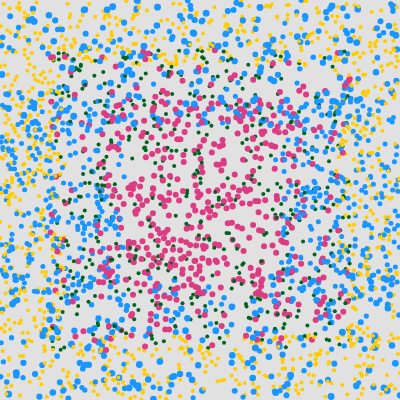
Frame 1 (no input)
Frame 2 (the mouse pressed at the canvas centre, redrawn once): identical to frame 1, image omitted

The p5.js sketch that drew this single still picture (run headless with seeded random() and noise() and a simulated clock; the mouse was pressed at the canvas centre and the sketch redrawn once):

// p5.js sketch
// ── sketch.js
let numDots = 3000; //total number of dots
let dots = []; //hold dot positions
let colors = []; //hold colors

function setup() {
  //This is an attempt to emulate Number 2 Serie 1.1-6, a work by Frieder Nake
  //https://spalterdigital.com/artworks/number-2-serie-1-1-6/
  //I watched all of the p5.js tutorial videos on youtube plus the map() video, as well as
  //https://www.youtube.com/watch?v=cxppa6dNzxE this video on the switch function, which was 
  //long, but also extremely helpful.

  //Here is my extra credit submission for the assignemnt 2.3.Emulation.
  //I changed the sizes of the dots and made each color stay in the correct area of the canvas.
  //I also did a better job of matching the colors.
  
  
  // create the canvas
  createCanvas(400, 400);

  // disable animation
  noLoop();

  //define colors
  colors.push(color(255,204,0))//yellow
  colors.push(color(25,150,255))//blue
  colors.push(color(220,60,130))//pink
  colors.push(color(220,60,130))//pink
  colors.push(color(1,100,32))//green
  colors.push(color(255,204,0))//yellow
  colors.push(color(255,204,0))//yellow
  colors.push(color(255,204,0))//yellow
  colors.push(color(25,150,255))//blue
  colors.push(color(25,150,255))//blue
  colors.push(color(25,150,255))//blue
  colors.push(color(1,100,32))//green

  //place random dots in each section
  for (let i = 0; i< numDots; i++){
    let area = floor(random(12)); //randomly choose an area
    let x, y, r;
    
    switch(area){
      case 0: //top yellow section
      x = random(0,400);
      y = random(0,65); // place dots randomly across entire canvas
      r = 4;
      break;

      case 1: //top blue section
      x = random(0,400);
      y = random(0,125); //place dots randomly across small portion of canvas
      r = random(5,7);
      break;

      case 2://pink section
      x = random(100,300);
      y = random(100,300);
      r = 6;
      break;

      case 3://pink section
      x = random(50,350);
      y = random(50,350);
      r = 6;
      break;

      case 4: // top green section
      x = random(50,350);
      y = random(50,200);
      r = 4
      break;

      case 5: //left yellow section
      x= random(0,65); 
      y= random(65,335);
      r = 4;
      break;
      
      case 6://bottom yellow section
      x = random(0,400);
      y = random(335,400);
      r = 4;
      break;

      case 7://right yellow section
      x = random(335,400);
      y = random(50,350);
      r = 4;
      break;

      case 8://bottom blue section
      x = random(0,400);
      y = random(275,400);
      r = random(5,7);
      break;

      case 9://left blue section
      x = random(0,125);
      y = random(100,300);
      r = 5;
      break;

      case 10:// right blue section
      x = random(275,400);
      y = random(100,300);
      r = 5;
      break;

      case 11: //bottom green section
      x = random(50,350);
      y = random(200,350);
      r = 4;
    break;

    }
    dots.push({position: createVector(x ,y), color: colors[area], size:r });//store position and color
  }
}

function draw() {
background(225) //off white/gray background

//draw dots
for (let dot of dots) {
  fill(dot.color); //fill color for dots
  noStroke(); //no stroke on dots
  ellipse(dot.position.x, dot.position.y, dot.size, dot.size);// draw dots
}

}
